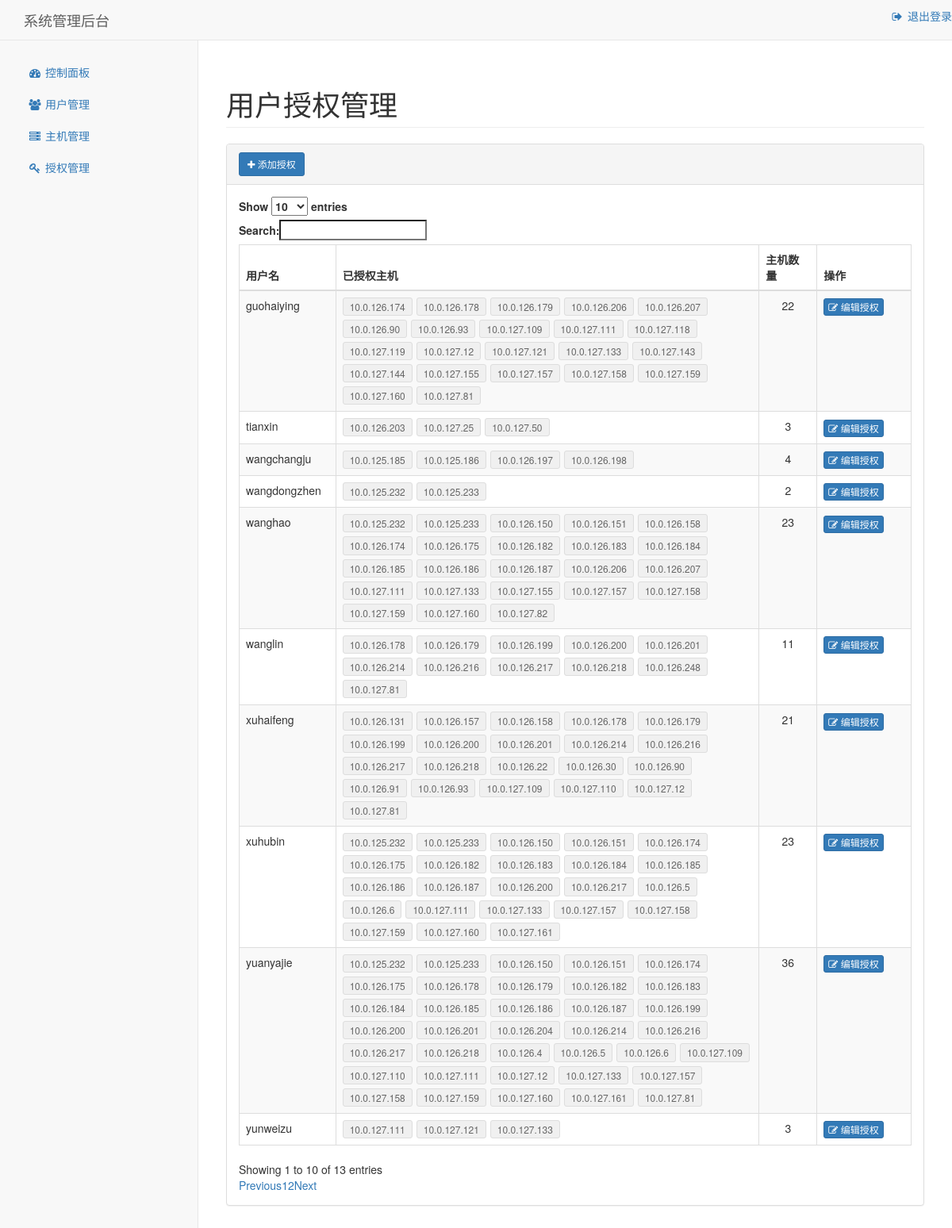
The app's page /admin/permissions (signed in) with its own data.
### tables this page shows
CREATE TABLE users
                 (username TEXT PRIMARY KEY, 
                  password TEXT, 
                  active BOOLEAN,
                  is_admin BOOLEAN DEFAULT FALSE,
                  created_at DATETIME DEFAULT CURRENT_TIMESTAMP);

### app.py (the view, shortened to what this page needs)
@app.route('/admin/permissions', methods=['GET', 'POST'])
@login_check
def admin_permissions():
    db = get_db()
    user = db.execute('SELECT is_admin FROM users WHERE username = ?',
                     (session["username"],)).fetchone()
    if not user['is_admin']:
        return redirect('/index')
    user_permissions = db.execute('''
        SELECT
            u.username,
            GROUP_CONCAT(uh.host) as hosts,
            COUNT(DISTINCT uh.host) as host_count
        FROM users u
        LEFT JOIN user_hosts uh ON u.username = uh.username
        WHERE NOT u.is_admin
        GROUP BY u.username
        ORDER BY u.created_at DESC
    ''').fetchall()
    user_permissions = [
        {'username': row['username'],
         'hosts': row['hosts'] if row['hosts'] else '无授权主机',
         'host_count': row['host_count']}
        for row in user_permissions
    ]
    users = db.execute('SELECT username FROM users WHERE NOT is_admin').fetchall()
    hosts = db.execute('SELECT host FROM hosts').fetchall()
    all_hosts = [host['host'] for host in hosts]
    return render_template('admin/permissions.html',
                         user_permissions=user_permissions,
                         users=users,
                         hosts=hosts,
                         all_hosts=all_hosts)

### app.py (called while the page is built)
def get_db():
    if 'db' not in g:
        g.db = sqlite3.connect('users.db')
        g.db.row_factory = sqlite3.Row
    return g.db

def login_check(func):#登录检查装饰器
    @wraps(func)
    def wrapper(*args,**kwargs):
        username = session.get('username',None)
        if not username:
            return redirect('/')
        return func(*args,**kwargs)
    return wrapper

### templates/admin/permissions.html (shortened to what this page needs)
{% extends "admin/layout.html" %}
{% block content %}
<div class="row">
    <div class="col-lg-12">
        <h1 class="page-header">用户授权管理</h1>
        <div class="panel panel-default">
            <div class="panel-heading">
                <button type="button" class="btn btn-primary btn-sm" data-toggle="modal" data-target="#editAuthModal">
                    <i class="fa fa-plus"></i> 添加授权
                </button>
            </div>
            <div class="panel-body">
                <div class="table-responsive">
                    <table class="table table-striped table-bordered table-hover" id="permTable">
                        <thead>
                            <tr>
                                <th width="15%">用户名</th>
                                <th>已授权主机</th>
                                <th width="10%">主机数量</th>
                                <th width="15%">操作</th>
                            </tr>
                        </thead>
                        <tbody>
                            {% for perm in user_permissions %}
                            <tr>
                                <td>{{ perm.username }}</td>
                                <td>
                                    {% if perm.hosts != '无授权主机' %}
                                    <div class="host-list">
                                        {% for host in perm.hosts.split(',') %}
                                        <span class="host-badge">{{ host }}</span>
                                        {% endfor %}
                                    </div>
                                    {% else %}
                                    <span class="text-muted">{{ perm.hosts }}</span>
                                    {% endif %}
                                </td>
                                <td class="text-center">{{ perm.host_count }}</td>
                                <td>
                                    <button class="btn btn-xs btn-primary edit-auth" data-username="{{ perm.username }}">
                                        <i class="fa fa-edit"></i> 编辑授权
                                    </button>
                                </td>
                            </tr>
                            {% endfor %}
                        </tbody>
                    </table>
                </div>
            </div>
        </div>
    </div>
</div>
{% endblock %}

### templates/admin/permissions.html (style rules this page uses)
.host-list { display: flex; flex-wrap: wrap; gap: 5px; margin: 0; padding: 0; }
.host-badge { background-color: #f0f0f0; border: 1px solid #ddd; border-radius: 3px; padding: 2px 8px; font-size: 12px; color: #666; display: inline-block; }

### records on screen
users: username "guohaiying", host "10.0.126.174" "10.0.126.178" "10.0.126.179" "10.0.126.206" "10.0.126.207" "10.0.126.90" "10.0.126.93" "10.0.127.109" "10.0.127.111" "10.0.127.118" "10.0.127.119" "10.0.127.12" "10.0.127.121" "10.0.127.133" "10.0.127.143" "10.0.127.144" "10.0.127.155" "10.0.127.157" "10.0.127.158" "10.0.127.159" "10.0.127.160" "10.0.127.81", host_count "22"
users: username "tianxin", host "10.0.126.203" "10.0.127.25" "10.0.127.50", host_count "3"
users: username "wangchangju", host "10.0.125.185" "10.0.125.186" "10.0.126.197" "10.0.126.198", host_count "4"
users: username "wangdongzhen", host "10.0.125.232" "10.0.125.233", host_count "2"
users: username "wanghao", host "10.0.125.232" "10.0.125.233" "10.0.126.150" "10.0.126.151" "10.0.126.158" "10.0.126.174" "10.0.126.175" "10.0.126.182" "10.0.126.183" "10.0.126.184" "10.0.126.185" "10.0.126.186" "10.0.126.187" "10.0.126.206" "10.0.126.207" "10.0.127.111" "10.0.127.133" "10.0.127.155" "10.0.127.157" "10.0.127.158" "10.0.127.159" "10.0.127.160" "10.0.127.82", host_count "23"
users: username "wanglin", host "10.0.126.178" "10.0.126.179" "10.0.126.199" "10.0.126.200" "10.0.126.201" "10.0.126.214" "10.0.126.216" "10.0.126.217" "10.0.126.218" "10.0.126.248" "10.0.127.81", host_count "11"
users: username "xuhaifeng", host "10.0.126.131" "10.0.126.157" "10.0.126.158" "10.0.126.178" "10.0.126.179" "10.0.126.199" "10.0.126.200" "10.0.126.201" "10.0.126.214" "10.0.126.216" "10.0.126.217" "10.0.126.218" "10.0.126.22" "10.0.126.30" "10.0.126.90" "10.0.126.91" "10.0.126.93" "10.0.127.109" "10.0.127.110" "10.0.127.12" "10.0.127.81", host_count "21"
users: username "xuhubin", host "10.0.125.232" "10.0.125.233" "10.0.126.150" "10.0.126.151" "10.0.126.174" "10.0.126.175" "10.0.126.182" "10.0.126.183" "10.0.126.184" "10.0.126.185" "10.0.126.186" "10.0.126.187" "10.0.126.200" "10.0.126.217" "10.0.126.5" "10.0.126.6" "10.0.127.111" "10.0.127.133" "10.0.127.157" "10.0.127.158" "10.0.127.159" "10.0.127.160" "10.0.127.161", host_count "23"
users: username "yuanyajie", host "10.0.125.232" "10.0.125.233" "10.0.126.150" "10.0.126.151" "10.0.126.174" "10.0.126.175" "10.0.126.178" "10.0.126.179" "10.0.126.182" "10.0.126.183" "10.0.126.184" "10.0.126.185" "10.0.126.186" "10.0.126.187" "10.0.126.199" "10.0.126.200" "10.0.126.201" "10.0.126.204" "10.0.126.214" "10.0.126.216" "10.0.126.217" "10.0.126.218" "10.0.126.4" "10.0.126.5" "10.0.126.6" "10.0.127.109" "10.0.127.110" "10.0.127.111" "10.0.127.12" "10.0.127.133" "10.0.127.157" "10.0.127.158" "10.0.127.159" "10.0.127.160" "10.0.127.161" "10.0.127.81", host_count "36"
users: username "yunweizu", host "10.0.127.111" "10.0.127.121" "10.0.127.133", host_count "3"
